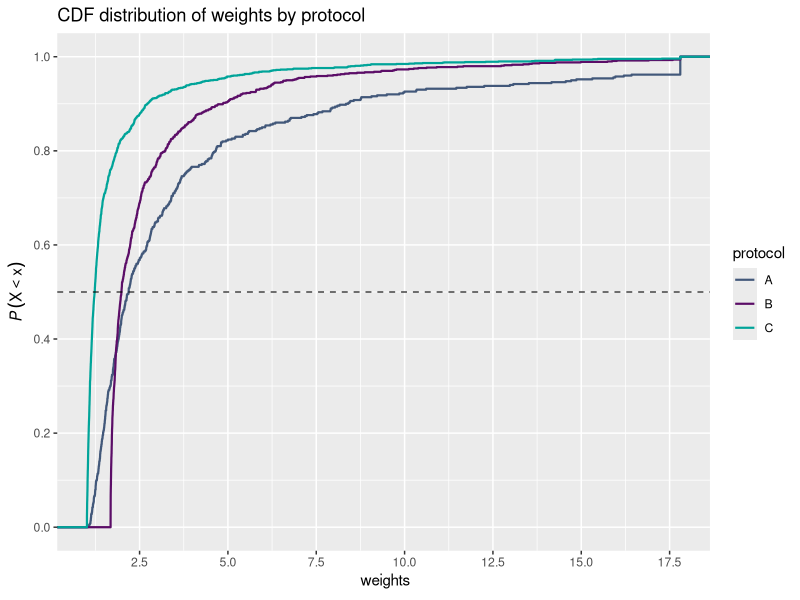
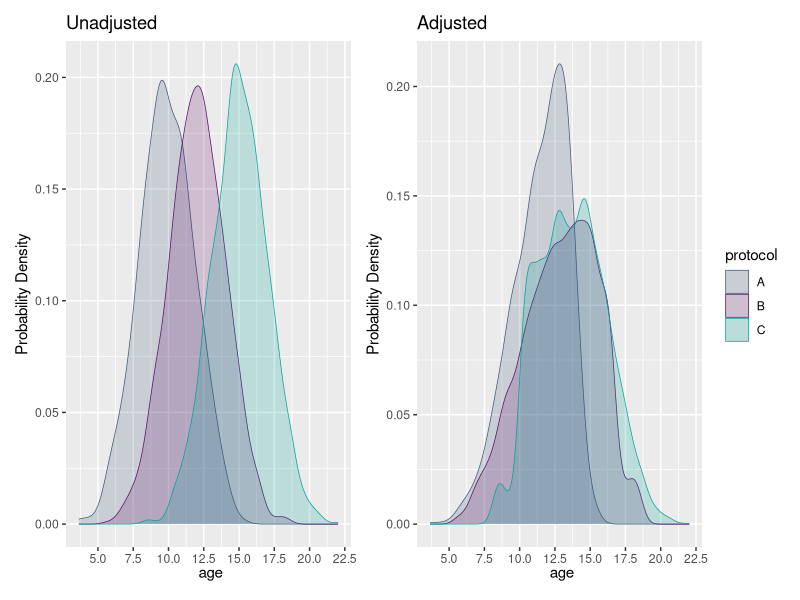

The R source for these figures, in order: (Note: this script raises an error after producing the figures.)
## ---- chunk 1
#| label: setup
#| include: FALSE
knitr::opts_chunk$set(
  collapse = TRUE,
  comment  = "#>",
  fig.path = paste0("figures/ipw-")
)
library(dplyr)
library(ggplot2)
library(patchwork)
options(pillar.min_chars = Inf, width = 120L)
calc_ess <- function(w) {
  (sum(w))^2 / sum(w^2)
}
.fmt_pct <- function(x, digits = 1L) {
  sprintf("%.*f%%", digits, 100 * x)
}
trim_weights <- function(x, p = c(0.01, 0.99)) {
  q  <- quantile(x, p = p)
  lo <- unname(q[1L])
  hi <- unname(q[2L])
  x[x > hi] <- hi
  x[x < lo] <- lo
  x
}
colors <- c("#42587A", "#5B0D67", "#00A499")
plot_cdf <- function(data, var, group = NULL, xlim = NULL, ...) {
  var   <- enquo(var)
  group <- enquo(group)
  vars  <- unname(c(var, group, enquos(...)))
  if (rlang::quo_is_null(group)) {
    p <- select(data, !!!vars) |>
      ggplot(aes(x = !!var)) +
      stat_ecdf(colour = colors[1L], linewidth = 0.75,
                linetype = "solid")
  } else {
    p <- select(data, !!!vars) |>
      ggplot(aes(x = !!var, color = !!group, ...)) +
      stat_ecdf(linewidth = 0.75, linetype = "solid") +
      scale_color_manual(values = colors)
  }
  p + coord_cartesian(xlim = xlim) +
    scale_x_continuous(n.breaks = 8L) +
    scale_y_continuous(n.breaks = 6L) +
    labs(x = var, y = bquote(italic(P) ~ (X < x)))
}
plot_pdf <- function(data, var, group = NULL, xlim = NULL,
                     fill = FALSE, linetype = "solid", ...) {

  var   <- enquo(var)
  group <- enquo(group)
  vars  <- unname(c(var, group, enquos(...)))
  if (rlang::quo_is_null(group)) {
    col <- colors[1L]
    p <- select(data, !!!vars) |>
      ggplot(aes(x = !!var, ...)) +
      geom_density(colour = col, fill = ifelse(fill, col, NA),
                   alpha = ifelse(fill, 0.2,  1),
                   linewidth = 0.75, linetype = linetype)
  } else {
    p <- select(data, !!!vars) |>
      ggplot(aes(x = !!var, color = !!group, ...)) +
      geom_density(if (fill) aes(fill = !!group),
                   alpha     = ifelse(fill, 0.2,  1),
                   linewidth = ifelse(fill, 0.25, 0.75),
                   linetype  = linetype) +
      scale_color_manual(values = colors)
    if (fill) {
      p <- p + scale_fill_manual(values = colors)
    }
  }
  p + coord_cartesian(xlim = xlim) +
    scale_x_continuous(n.breaks = 8L) +
    scale_y_continuous(n.breaks = 6L) +
    labs(y = "Probability Density", x = var)
}
## ---- chunk 2
#| label: age-protocol
#| echo: FALSE
data.frame(check.names = FALSE, row.names = "mean age",
  "FSH-a" = 20.5, "FSH-b" = 30.3, "Mix FSH-a + FSH-b" = 40.4) |>
  knitr::kable()
## ---- chunk 3
#| label: calc-weights
#| fig.cap: "Weight distribution by protocol."
#| fig.height: 5
#| fig.width: 10
set.seed(101)
n_vec <- c(500, 1000, 1500)
sd    <- 2
df <- tibble::tibble(
  protocol = factor(rep(c("A", "B", "C"), times = n_vec)),
  age = c(
    rnorm(n_vec[1L], mean = 10, sd = sd),
    rnorm(n_vec[2L], mean = 12, sd = sd),
    rnorm(n_vec[3L], mean = 15, sd = sd)
  )
)

df |>
  group_by(protocol) |>
  summarize(n = n(), mu = mean(age), sigma = sd(age))

# fit 3-class model
model <- nnet::multinom(protocol ~ age, data = df)
probs <- predict(model, type = "probs")

# P(protocol = protocol_k | X)
row_idx <- 1:nrow(df)
col_idx <- match(df$protocol, colnames(probs))
ps      <- probs[cbind(row_idx, col_idx)]

# invert + trim 1%
df$weights <- trim_weights(1 / ps, c(0.01, 0.99))

tapply(df$weights, df$protocol, quantile, p = 0.5)

df |>
  plot_cdf(weights, group = protocol) +
  geom_hline(yintercept = 0.5, alpha = 0.75, linetype = "dashed") +
  labs(title = "CDF distribution of weights by protocol")
## ---- chunk 4
#| label: plot-var
#| fig.cap: "Continuous variable (i.e. age) pre- and post-weighting."
#| fig.height: 5
#| fig.width: 10
#| echo: FALSE
p1 <- df |>
  plot_pdf(age, protocol, fill = TRUE) +
  labs(title = "Unadjusted") +
  guides(fill = "none", color = "none")
p2 <- df |>
  plot_pdf(age, protocol, fill = TRUE, weight = weights) +
  labs(title = "Adjusted")
p1 + p2
## ---- chunk 5
#| label: ess
df |>
  group_by(protocol) |>
  summarize(
    n        = n(),                           # orig sample size
    n_adj    = calc_ess(weights),             # effective sample size
    mean     = mean(age),                        # mu orig
    mean_adj = weighted.mean(age, weights)) |>   # mu adjust
  mutate(prop_n   = .fmt_pct(prop.table(n)),     # prop orig
         prop_adj = .fmt_pct(prop.table(n_adj))) # prop adjust
## ---- chunk 6
#| label: get-session
#| include: FALSE
get_session_info <- function(pkgs = NULL) {
  ret <- list(
    packages = dplyr::select(sessioninfo::package_info(), -library),
    platform = sessioninfo::platform_info()
  )
  ret$platform$date <- NULL
  if (!is.null(pkgs)) {
    ret$packages <- ret$packages[pkgs, ]
  }
  ret
}
## ---- chunk 7
#| label: session
#| code-fold: TRUE
get_session_info()
